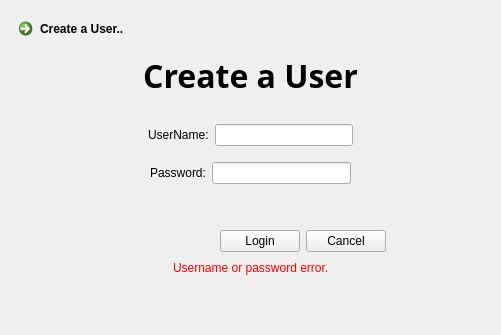
<?xml version="1.0" encoding="UTF-8"?>
<ui version="4.0">
 <class>AddAcountDialog</class>
 <widget class="QDialog" name="AddAcountDialog">
  <property name="geometry">
   <rect>
    <x>0</x>
    <y>0</y>
    <width>501</width>
    <height>335</height>
   </rect>
  </property>
  <property name="sizePolicy">
   <sizepolicy hsizetype="Preferred" vsizetype="Preferred">
    <horstretch>0</horstretch>
    <verstretch>0</verstretch>
   </sizepolicy>
  </property>
  <property name="windowTitle">
   <string>Welcome~</string>
  </property>
  <layout class="QVBoxLayout" name="verticalLayout">
   <item>
    <layout class="QHBoxLayout" name="horizontalLayout_5">
     <item>
      <widget class="QCommandLinkButton" name="commandLinkButton">
       <property name="layoutDirection">
        <enum>Qt::LeftToRight</enum>
       </property>
       <property name="text">
        <string>Create a User..</string>
       </property>
       <property name="description">
        <string/>
       </property>
      </widget>
     </item>
     <item>
      <spacer name="horizontalSpacer_10">
       <property name="orientation">
        <enum>Qt::Horizontal</enum>
       </property>
       <property name="sizeHint" stdset="0">
        <size>
         <width>40</width>
         <height>20</height>
        </size>
       </property>
      </spacer>
     </item>
    </layout>
   </item>
   <item>
    <widget class="QLabel" name="title">
     <property name="font">
      <font>
       <family>Adobe Arabic</family>
       <pointsize>24</pointsize>
       <weight>75</weight>
       <bold>true</bold>
      </font>
     </property>
     <property name="text">
      <string>Create a User</string>
     </property>
     <property name="textFormat">
      <enum>Qt::AutoText</enum>
     </property>
     <property name="scaledContents">
      <bool>false</bool>
     </property>
     <property name="alignment">
      <set>Qt::AlignCenter</set>
     </property>
    </widget>
   </item>
   <item>
    <spacer name="verticalSpacer_2">
     <property name="orientation">
      <enum>Qt::Vertical</enum>
     </property>
     <property name="sizeType">
      <enum>QSizePolicy::Fixed</enum>
     </property>
     <property name="sizeHint" stdset="0">
      <size>
       <width>20</width>
       <height>20</height>
      </size>
     </property>
    </spacer>
   </item>
   <item>
    <layout class="QHBoxLayout" name="horizontalLayout">
     <item>
      <spacer name="horizontalSpacer_2">
       <property name="orientation">
        <enum>Qt::Horizontal</enum>
       </property>
       <property name="sizeHint" stdset="0">
        <size>
         <width>40</width>
         <height>20</height>
        </size>
       </property>
      </spacer>
     </item>
     <item>
      <widget class="QLabel" name="label">
       <property name="text">
        <string>UserName:</string>
       </property>
      </widget>
     </item>
     <item>
      <widget class="QLineEdit" name="uname"/>
     </item>
     <item>
      <spacer name="horizontalSpacer">
       <property name="orientation">
        <enum>Qt::Horizontal</enum>
       </property>
       <property name="sizeHint" stdset="0">
        <size>
         <width>40</width>
         <height>20</height>
        </size>
       </property>
      </spacer>
     </item>
    </layout>
   </item>
   <item>
    <spacer name="verticalSpacer_3">
     <property name="orientation">
      <enum>Qt::Vertical</enum>
     </property>
     <property name="sizeType">
      <enum>QSizePolicy::Fixed</enum>
     </property>
     <property name="sizeHint" stdset="0">
      <size>
       <width>20</width>
       <height>10</height>
      </size>
     </property>
    </spacer>
   </item>
   <item>
    <layout class="QHBoxLayout" name="horizontalLayout_2">
     <item>
      <spacer name="horizontalSpacer_3">
       <property name="orientation">
        <enum>Qt::Horizontal</enum>
       </property>
       <property name="sizeHint" stdset="0">
        <size>
         <width>40</width>
         <height>20</height>
        </size>
       </property>
      </spacer>
     </item>
     <item>
      <widget class="QLabel" name="label_2">
       <property name="text">
        <string>Password:</string>
       </property>
      </widget>
     </item>
     <item>
      <widget class="QLineEdit" name="upass">
       <property name="echoMode">
        <enum>QLineEdit::Password</enum>
       </property>
      </widget>
     </item>
     <item>
      <spacer name="horizontalSpacer_4">
       <property name="orientation">
        <enum>Qt::Horizontal</enum>
       </property>
       <property name="sizeHint" stdset="0">
        <size>
         <width>40</width>
         <height>20</height>
        </size>
       </property>
      </spacer>
     </item>
    </layout>
   </item>
   <item>
    <spacer name="verticalSpacer_4">
     <property name="orientation">
      <enum>Qt::Vertical</enum>
     </property>
     <property name="sizeType">
      <enum>QSizePolicy::Fixed</enum>
     </property>
     <property name="sizeHint" stdset="0">
      <size>
       <width>20</width>
       <height>40</height>
      </size>
     </property>
    </spacer>
   </item>
   <item>
    <layout class="QHBoxLayout" name="horizontalLayout_3">
     <item>
      <spacer name="horizontalSpacer_6">
       <property name="orientation">
        <enum>Qt::Horizontal</enum>
       </property>
       <property name="sizeHint" stdset="0">
        <size>
         <width>40</width>
         <height>20</height>
        </size>
       </property>
      </spacer>
     </item>
     <item>
      <spacer name="horizontalSpacer_5">
       <property name="orientation">
        <enum>Qt::Horizontal</enum>
       </property>
       <property name="sizeHint" stdset="0">
        <size>
         <width>80</width>
         <height>20</height>
        </size>
       </property>
      </spacer>
     </item>
     <item>
      <widget class="QPushButton" name="login">
       <property name="text">
        <string>Login</string>
       </property>
      </widget>
     </item>
     <item>
      <widget class="QPushButton" name="cancel">
       <property name="text">
        <string>Cancel</string>
       </property>
      </widget>
     </item>
     <item>
      <spacer name="horizontalSpacer_7">
       <property name="orientation">
        <enum>Qt::Horizontal</enum>
       </property>
       <property name="sizeHint" stdset="0">
        <size>
         <width>40</width>
         <height>20</height>
        </size>
       </property>
      </spacer>
     </item>
    </layout>
   </item>
   <item>
    <layout class="QHBoxLayout" name="horizontalLayout_4">
     <item>
      <spacer name="horizontalSpacer_8">
       <property name="orientation">
        <enum>Qt::Horizontal</enum>
       </property>
       <property name="sizeHint" stdset="0">
        <size>
         <width>40</width>
         <height>20</height>
        </size>
       </property>
      </spacer>
     </item>
     <item>
      <widget class="QLabel" name="hint">
       <property name="enabled">
        <bool>true</bool>
       </property>
       <property name="text">
        <string>&lt;html&gt;&lt;head/&gt;&lt;body&gt;&lt;p&gt;&lt;span style=&quot; color:#ff0000;&quot;&gt;Username or password error.&lt;/span&gt;&lt;/p&gt;&lt;/body&gt;&lt;/html&gt;</string>
       </property>
       <property name="textFormat">
        <enum>Qt::RichText</enum>
       </property>
      </widget>
     </item>
     <item>
      <spacer name="horizontalSpacer_9">
       <property name="orientation">
        <enum>Qt::Horizontal</enum>
       </property>
       <property name="sizeHint" stdset="0">
        <size>
         <width>40</width>
         <height>20</height>
        </size>
       </property>
      </spacer>
     </item>
    </layout>
   </item>
   <item>
    <spacer name="verticalSpacer_5">
     <property name="orientation">
      <enum>Qt::Vertical</enum>
     </property>
     <property name="sizeHint" stdset="0">
      <size>
       <width>20</width>
       <height>20</height>
      </size>
     </property>
    </spacer>
   </item>
  </layout>
 </widget>
 <tabstops>
  <tabstop>uname</tabstop>
  <tabstop>upass</tabstop>
  <tabstop>login</tabstop>
  <tabstop>cancel</tabstop>
  <tabstop>commandLinkButton</tabstop>
 </tabstops>
 <resources/>
 <connections/>
</ui>
